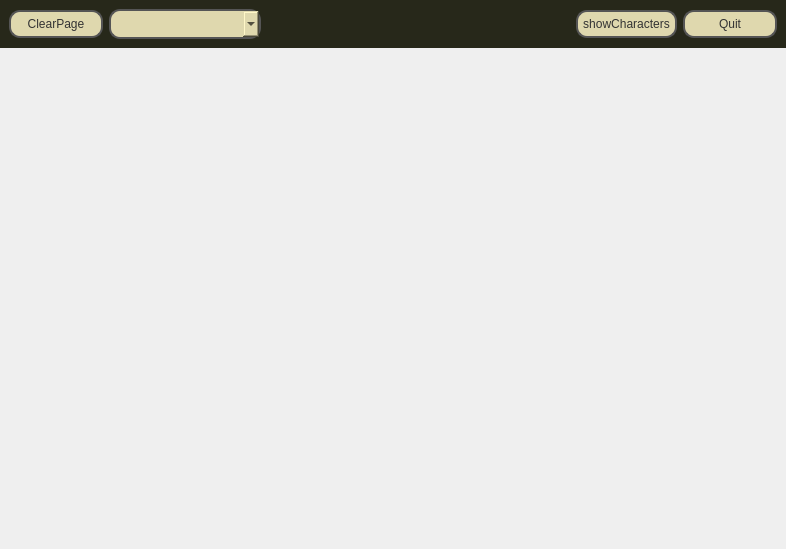
<?xml version="1.0" encoding="UTF-8"?>
<ui version="4.0">
 <class>Form</class>
 <widget class="QWidget" name="Form">
  <property name="geometry">
   <rect>
    <x>0</x>
    <y>0</y>
    <width>786</width>
    <height>549</height>
   </rect>
  </property>
  <property name="sizePolicy">
   <sizepolicy hsizetype="Preferred" vsizetype="Fixed">
    <horstretch>0</horstretch>
    <verstretch>0</verstretch>
   </sizepolicy>
  </property>
  <property name="font">
   <font>
    <family>Andika Basic</family>
   </font>
  </property>
  <property name="windowTitle">
   <string>Form</string>
  </property>
  <property name="styleSheet">
   <string notr="true">#topFrame {
border: none;
background:27281a;
} 
#bottomFrame {
border: none;
background:27281a;
}

#topFrame QPushButton {
color: #333;
border: 2px solid #555;
border-radius: 11px;
padding: 5px;
background: qradialgradient(cx: 0.3, cy: -0.4,
fx: 0.3, fy: -0.4,
radius: 1.35, stop: 0 #fff, stop: 1 #888);
min-width: 80px;
} 
#topFrame QPushButton:hover {
background: qradialgradient(cx: 0.3, cy: -0.4,
fx: 0.3, fy: -0.4,
radius: 1.35, stop: 0 #fff, stop: 1 #bbb);
}
#topFrame QPushButton:pressed {
background: qradialgradient(cx: 0.4, cy: -0.1,
fx: 0.4, fy: -0.1,
radius: 1.35, stop: 0 #fff, stop: 1 #ddd);
}
#topFrame QComboBox {
color: #000;
border: 2px solid #555;
border-radius: 11px;
padding: 5px;
background: qradialgradient(cx: 0.3, cy: -0.4,
fx: 0.3, fy: -0.4,
radius: 1.35, stop: 0 #fff, stop: 1 #888);
min-width: 120px;
} 
#topFrame QComboBox:hover {
background: qradialgradient(cx: 0.3, cy: -0.4,
fx: 0.3, fy: -0.4,
radius: 1.35, stop: 0 #fff, stop: 1 #bbb);
}
#topFrame QComboBox:pressed {
background: qradialgradient(cx: 0.4, cy: -0.1,
fx: 0.4, fy: -0.1,
radius: 1.35, stop: 0 #fff, stop: 1 #ddd);
}

</string>
  </property>
  <layout class="QGridLayout" name="gridLayout_2">
   <property name="margin">
    <number>0</number>
   </property>
   <property name="spacing">
    <number>0</number>
   </property>
   <item row="0" column="0">
    <widget class="QFrame" name="topFrame">
     <property name="sizePolicy">
      <sizepolicy hsizetype="Preferred" vsizetype="Fixed">
       <horstretch>0</horstretch>
       <verstretch>0</verstretch>
      </sizepolicy>
     </property>
     <property name="styleSheet">
      <string notr="true">background-color: rgb(39, 40, 26);</string>
     </property>
     <property name="frameShape">
      <enum>QFrame::StyledPanel</enum>
     </property>
     <property name="frameShadow">
      <enum>QFrame::Raised</enum>
     </property>
     <layout class="QGridLayout" name="gridLayout">
      <item row="0" column="5">
       <widget class="QPushButton" name="quitButton">
        <property name="styleSheet">
         <string notr="true">background-color: rgb(223,216,174);</string>
        </property>
        <property name="text">
         <string>Quit</string>
        </property>
       </widget>
      </item>
      <item row="0" column="1">
       <widget class="QPushButton" name="clearButton">
        <property name="styleSheet">
         <string notr="true">background-color: rgb(223,216,174);</string>
        </property>
        <property name="text">
         <string>ClearPage</string>
        </property>
       </widget>
      </item>
      <item row="0" column="3">
       <spacer name="horizontalSpacer_2">
        <property name="orientation">
         <enum>Qt::Horizontal</enum>
        </property>
        <property name="sizeHint" stdset="0">
         <size>
          <width>40</width>
          <height>20</height>
         </size>
        </property>
       </spacer>
      </item>
      <item row="0" column="2">
       <widget class="QComboBox" name="languageComboBox">
        <property name="styleSheet">
         <string notr="true">background-color: rgb(223,216,174);</string>
        </property>
       </widget>
      </item>
      <item row="0" column="4">
       <widget class="QPushButton" name="charshowBut">
        <property name="styleSheet">
         <string notr="true">background-color: rgb(223,216,174);</string>
        </property>
        <property name="text">
         <string>showCharacters</string>
        </property>
        <property name="checkable">
         <bool>true</bool>
        </property>
        <property name="checked">
         <bool>true</bool>
        </property>
       </widget>
      </item>
     </layout>
    </widget>
   </item>
   <item row="1" column="0">
    <widget class="QFrame" name="bottomFrame">
     <property name="frameShape">
      <enum>QFrame::StyledPanel</enum>
     </property>
     <property name="frameShadow">
      <enum>QFrame::Raised</enum>
     </property>
     <layout class="QGridLayout" name="gridLayout_3">
      <item row="0" column="0">
       <layout class="QGridLayout" name="gridLayout2"/>
      </item>
     </layout>
     <zorder>charshowBut</zorder>
    </widget>
   </item>
  </layout>
  <zorder>topFrame</zorder>
  <zorder>bottomFrame</zorder>
  <zorder>charshowBut</zorder>
 </widget>
 <resources/>
 <connections/>
</ui>
